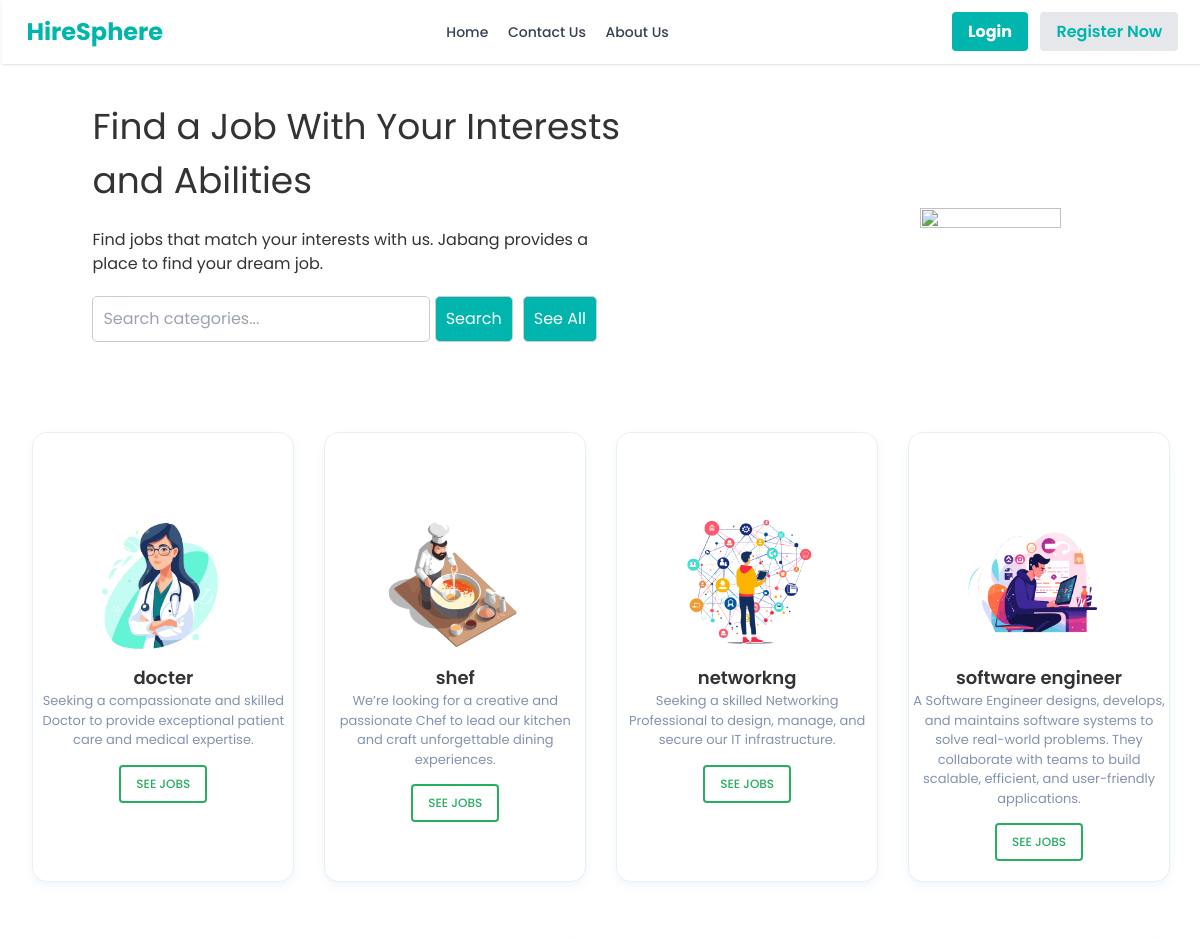
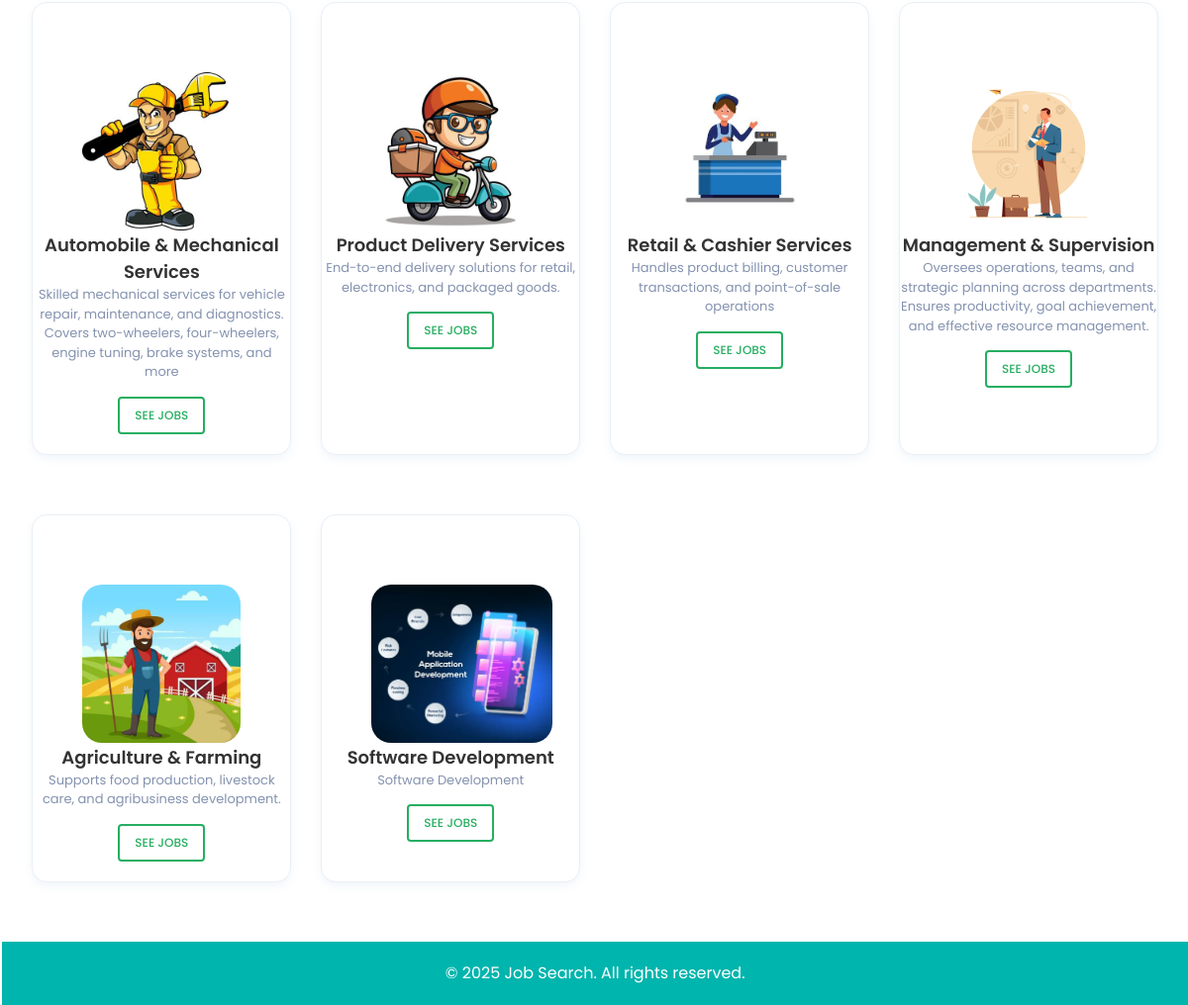
The page / on the database its author committed (2 pictures, top to bottom).
### website/models.py (models this page shows, shortened)
class category(models.Model):
    category_name=models.CharField(max_length=50)
    category_description=models.TextField()
    job_type = models.CharField(max_length=20, choices=[('Full-Time', 'Full-Time'), ('Part-Time', 'Part-Time'),('Freelancer','Freelancer')], default='Full-Time')
    image = models.ImageField(upload_to='images/')

### website/views.py (the view)
# urls.py: path('',homepage,name="home"),
def homepage(request):
    from django.db.models import Q
    query = request.GET.get('search', '')
    if query:
        cat = category.objects.filter(
            Q(category_name__icontains=query) |
            Q(category_description__icontains=query)
        )
    else:
        cat = category.objects.all()
    loggedin_user = request.session.get('loggedin_user')
    u_registered = request.session.get('u_registered')
    loggedin_company = request.session.get('loggedin_company')
    applied_jobs = []
    user = None  # <- Make sure user is always defined
    if 'u_email' in request.session:
        user = u_register.objects.get(email=request.session['u_email'])
        applied_jobs = JobApplicant.objects.filter(user=user).values_list('job_id', flat=True)
    return render(request, 'home.html', {
        'cat': cat,
        'user_obj': user,  # Will be None if not logged in
        'loggedin_user': loggedin_user,
        'u_registered': u_registered,
        'loggedin_company': loggedin_company,
        'applied_jobs': applied_jobs
    })

### website/templates/home.html (shortened to what this page needs)
{% extends 'nav.html' %}
{% load static %}
{% block content %}
<!DOCTYPE html>
<html lang="en">
<head>
    <link rel="stylesheet" type="text/css" href="{% static 'css/home.css' %}">
</head>
<body>
    {% if u_registered or loggedin_user %}
        <section class="hero">
            <div class="content">
                <h1>Welcome To <span style="color: #00b5ad;">{{ loggedin_user }}</span></h1>
                <h1>Find a Job With Your Interests and Abilities</h1>
                <p>Find jobs that match your interests with us. Hiresphere provides a place to find your dream job.</p>
                <div class="search">
                    <form method="GET" action="{% url 'home' %}">
                        <input type="text" name="search" value="{{ query }}" placeholder="Search categories..." required>
                        <button type="submit">Search</button>
                    </form>
                    <a href="{% url 'home' %}">
                        <button type="submit">See All</button>
                    </a>
                </div>
            </div>
            <div>
                <img class="userimage" src="{% static 'img/main.png' %}" alt="" />
            </div>
        </section>
        <div class="main-thing"></div>
        <div class="container">
            {% if cat %}
                {% for i in cat %}
                <div class="job-card full-time">
                    {% comment %} <div class="badge">{{ i.job_type }}</div> {% endcomment %}
                    <div class="icon">
                        <a href="#x"><img src="{{ i.image.url }}" alt="Job Icon"></a>
                    </div>
                    <h3>{{ i.category_name }}</h3>
                    <p>{{ i.category_description }}</p>
                    <a href="{% url "jobs" i.id i.category_name %}"><button>See Jobs</button></a>
                </div>
                {% endfor %}
            {% else %}
            <p class="text-gray-600 text-center max-w-md mb-6">
                We couldn’t find any jobs matching
                Try adjusting your search or explore all available categories.
            </p>
            {% endif %}
        </div>
    {% else %}
        <section class="hero">
            <div class="content">
                <h1>Find a Job With Your Interests and Abilities</h1>
                <p>Find jobs that match your interests with us. Jabang provides a place to find your dream job.</p>
                <div class="search">
                    <form method="GET" action="{% url 'home' %}">
                        <input type="text" name="search" value="{{ query }}" placeholder="Search categories..." required>
                        <button type="submit">Search</button>
                    </form>
                    <a href="{% url 'home' %}">
                        <button type="submit">See All</button>
                    </a>
                </div>
            </div>
            <div>
                <img class="userimage" src="{% static 'img/main.png' %}" alt="" />
            </div>
        </section>
        <div class="container">
            {% if cat %}
                {% for i in cat %}
                <div class="job-card full-time">
                    <div class="icon">
                        <a href="#x"><img src="{{ i.image.url }}" alt="Job Icon"></a>
                    </div>
                    <h3>{{ i.category_name }}</h3>
                    <p>{{ i.category_description }}</p>
                    <a href="{% url "jobs" i.id i.category_name %}"><button>See Jobs</button></a>
                </div>
                {% endfor %}
            {% else %}
            <p class="text-gray-600 text-center max-w-md mb-6">
                We couldn’t find any jobs matching <span class="font-semibold text-red-500">"{{ query }}"</span>.
                Try adjusting your search or explore all available categories.
            </p>
            {% endif %}
        </div>
    {% endif %}
    <footer class="footer">
        &copy; 2025 Job Search. All rights reserved.
    </footer>
</body>
</html>
{% endblock %}

### website/templates/nav.html (shortened to what this page needs)
{% load static %}
<!DOCTYPE html>
<html lang="en">
<head>
  <script src="https://cdn.tailwindcss.com"></script>
</head>
<body class="bg-white">
  <header class="fixed top-0 w-full z-50 bg-white shadow px-6 py-4 flex justify-between items-center">
    <div class="text-2xl font-bold text-[#00b5ad]">HireSphere</div>
    <nav class="space-x-4 text-sm font-medium text-gray-700">
      {% if loggedin_user or notifications or job or applied_jobs or contactuser or u_registered %}
        <a href="{% url 'home' %}" class="hover:text-[#00b5ad]">Home</a>
        <a href="{% url 'jobs_applied' %}" class="hover:text-[#00b5ad]">Jobs Applied</a>
        <a href="{% url 'user_notifications' %}" class="hover:text-[#00b5ad]">🔔 Notifications</a>
        <a href="{% url 'contact_us' %}" class="hover:text-[#00b5ad]">Contact Us</a>
      {% else %}
        <a href="{% url 'home' %}" class="hover:text-[#00b5ad]">Home</a>
        <a href="{% url 'contact_us' %}" class="hover:text-[#00b5ad]">Contact Us</a>
        <a href="{% url 'about_us' %}" class="hover:text-[#00b5ad]">About Us</a>
      {% endif %}
    </nav>
    <div class="relative">
      {% if loggedin_user or job or applied_jobs %}
        <div class="group relative inline-block">
          <a href="#" class="bg-[#00b5ad] text-white font-bold px-4 py-2 rounded hover:bg-[#019c96]">Menu</a>
          <div class="hidden group-hover:block absolute right-0 mt-2 w-40 bg-white rounded shadow-md z-50">
            <a href="{% url 'profile' %}" class="block px-4 py-2 hover:bg-[#259794] hover:text-white">Profile</a>
            <a href="{% url 'logout' %}" class="block px-4 py-2 hover:bg-[#259794] hover:text-white">Logout</a>
          </div>
        </div>
        {% elif u_registered %}
        <div class="group relative inline-block">
        <a href="{% url 'login' %}" class="bg-[#00b5ad] text-white font-bold px-4 py-2 rounded hover:bg-[#019c96] mr-2">Login</a>
        </div>
      {% else %}
        <a href="{% url 'login' %}" class="bg-[#00b5ad] text-white font-bold px-4 py-2 rounded hover:bg-[#019c96] mr-2">Login</a>
        <a href="{% url 'user_register' %}" class="bg-gray-200 text-[#00b5ad] font-semibold px-4 py-2 rounded hover:bg-gray-300">Register Now</a>
      {% endif %}
    </div>
  </header>
</body>
</html>
{% block content %}
{% endblock %}

### website/static/css/home.css (style rules this page uses)
body { margin-left: 0.2%; font-family: 'Poppins', sans-serif; background-color: #f5fafe; color: #333; overflow-x: hidden; }
.userimage { margin-right: 200px; height:80%; width: 80%; }
.hero { display: flex; justify-content: space-between; align-items: center; padding: 60px; }
.hero .content { margin-left: 30px; max-width: 50%; }
.hero h1 { font-size: 36px; margin-bottom: 20px; }
.hero p { margin-bottom: 20px; font-size: 16px; }
.hero button { padding: 10px 20px; border: none; border-radius: 5px; background-color: #00b5ad; color: white; font-size: 16px; cursor: pointer; }
.search { margin-top: 20px; display: flex; gap: 10px; }
.search select, .search input, .search button { padding: 10px; border: 1px solid #ccc; border-radius: 5px; font-size: 16px; }
.footer { padding: 20px; text-align: center; background-color: #00b5ad; color: white; padding-left: 20px; }
.container { display: grid; grid-template-columns: repeat(auto-fit, minmax(250px, 1fr)); gap: 30px; padding: 30px; max-width: 1200px; margin: 0 auto; }
.job-card { background-color: #fff; padding: 60px 0 20px 0; border: 1px solid #eaeff5; box-shadow: 0 4px 10px 0 rgba(41, 128, 185, 0.25); -webkit-box-shadow: 0 4px 10px 0 rgba(41, 128, 185, 0.07); border-radius: 6px; text-align: center; overflow: hidden; transition: .7s; margin-bottom: 30px; position: relative; transition: all 0.5s ease-in-out; border-radius: 15px ; max-height: 100%; }
.job-card .icon img { margin-top: 10px; max-width:205px; margin-left:50px; height: 10pc; border-radius: 20px; }
.job-card h3 { font-size: 18px; color: #333; font-weight: 600; padding-top: 1px; }
.job-card p { color: #8492af; font-size: 13px; margin-bottom: 15px; }
.job-card button { font-size: 12px; padding: 8px 15px; border: 2px solid #26ae61 !important; text-transform: uppercase; font-weight: 500; color: #26ae61; border-radius: 4px; background: none; }

### website/templates/nav.html (style rules this page uses)
body { font-family: 'Poppins', sans-serif; }

### rows shown on the page
category: image (picture), category_name "docter", category_description "Seeking a compassionate and skilled Doctor to provide exceptional patient care and medical expertise."
category: image (picture), category_name "shef", category_description "We’re looking for a creative and passionate Chef to lead our kitchen and craft unforgettable dining experiences."
category: image (picture), category_name "networkng", category_description "Seeking a skilled Networking Professional to design, manage, and secure our IT infrastructure."
category: image (picture), category_name "software engineer", category_description "A Software Engineer designs, develops, and maintains software systems to solve real-world problems. They collaborate with teams to build scalable, efficient, and user-friendly applications."
category: image (picture), category_name "Automobile & Mechanical Services", category_description "Skilled mechanical services for vehicle repair, maintenance, and diagnostics. Covers two-wheelers, four-wheelers, engine tuning, brake systems, and more"
category: image (picture), category_name "Product Delivery Services", category_description "End-to-end delivery solutions for retail, electronics, and packaged goods."
category: image (picture), category_name "Retail & Cashier Services", category_description "Handles product billing, customer transactions, and point-of-sale operations"
category: image (picture), category_name "Management & Supervision", category_description "Oversees operations, teams, and strategic planning across departments. Ensures productivity, goal achievement, and effective resource management."
category: image (picture), category_name "Agriculture & Farming", category_description "Supports food production, livestock care, and agribusiness development."
category: image (picture), category_name "Software Development", category_description "Software Development"
